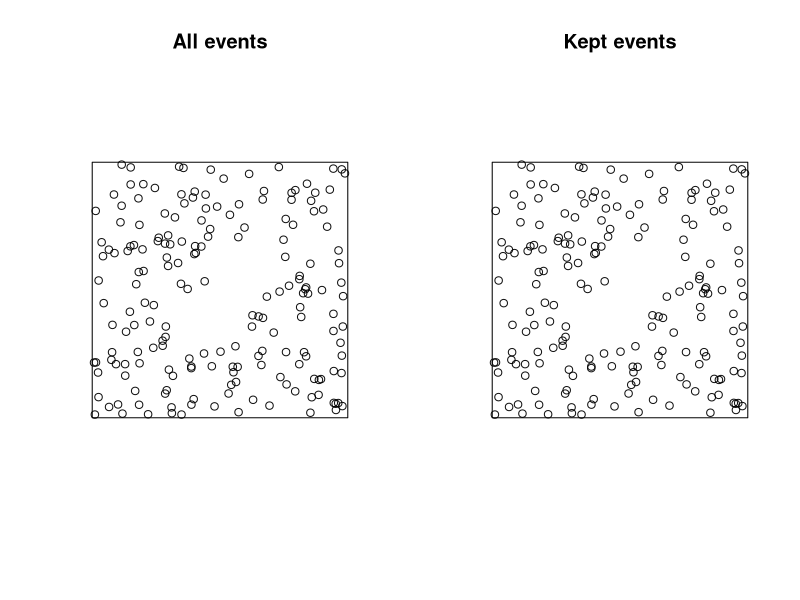
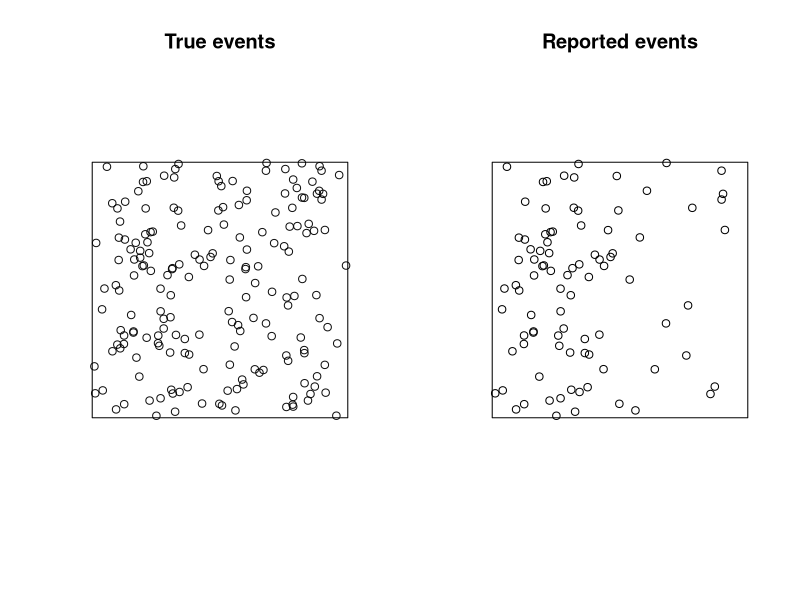

These figures' R source, in order:
## ---- chunk 1
knitr::opts_chunk$set(echo = TRUE)
## ---- chunk 2
library(spatstat)
set.seed(2)

X <- rpoispp(200)
keep <- runif(npoints(X)) < 200      # keep each point with probability 0.3
Xthin <- X[keep]

npoints(X)
npoints(Xthin)
par(mfrow = c(1, 2))
plot(X, main = 'All events')
plot(Xthin, main = 'Kept events')
## ---- chunk 3
kept <- replicate(200, {
  X <- rpoispp(200)
  sum(runif(npoints(X)) < 0.3)
})
mean(kept)
var(kept)
## ---- chunk 4
set.seed(3)
X <- rpoispp(200)
p <- ifelse(X$x < 0.5, 0.8, 0.2)    # 0.8 on the left, 0.2 on the right
Xobs <- X[runif(npoints(X)) < p]

par(mfrow = c(1, 2))
plot(X, main = 'True events')
plot(Xobs, main = 'Reported events')

quadratcount(X, nx = 2, ny = 1)
quadratcount(Xobs, nx = 2, ny = 1)
